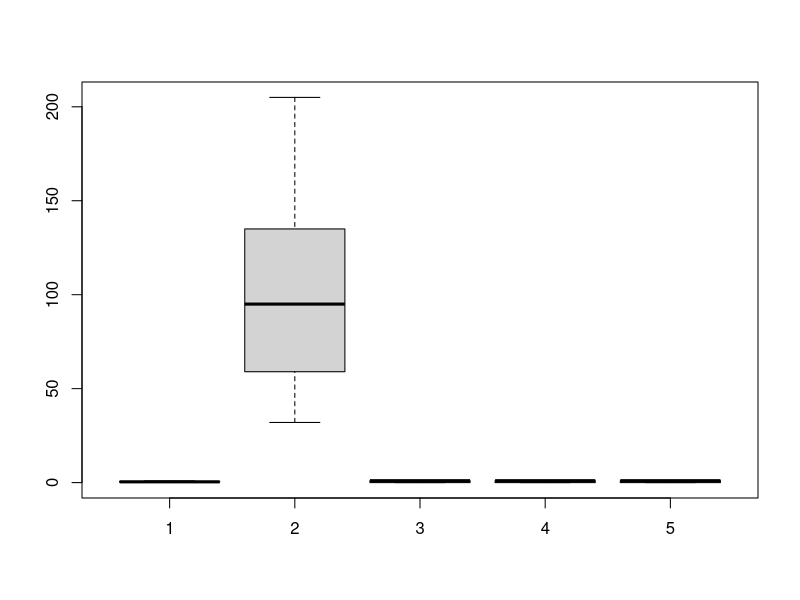
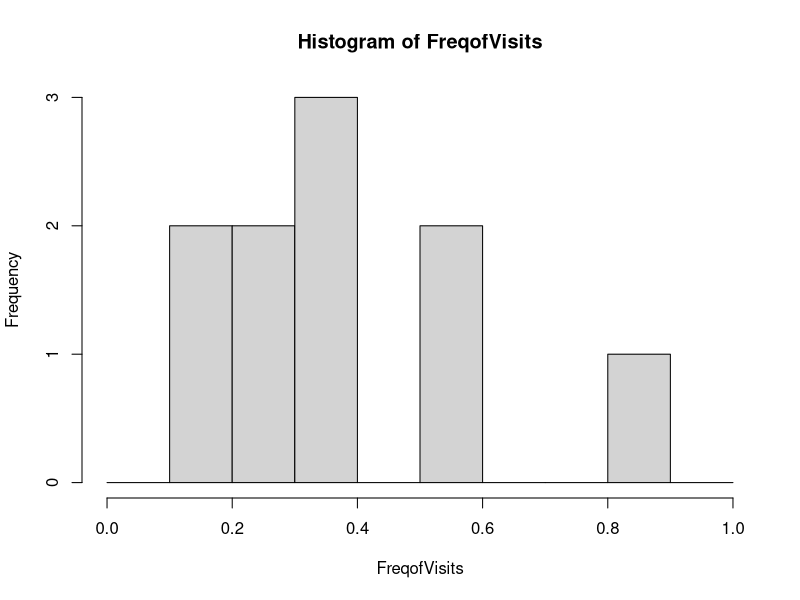
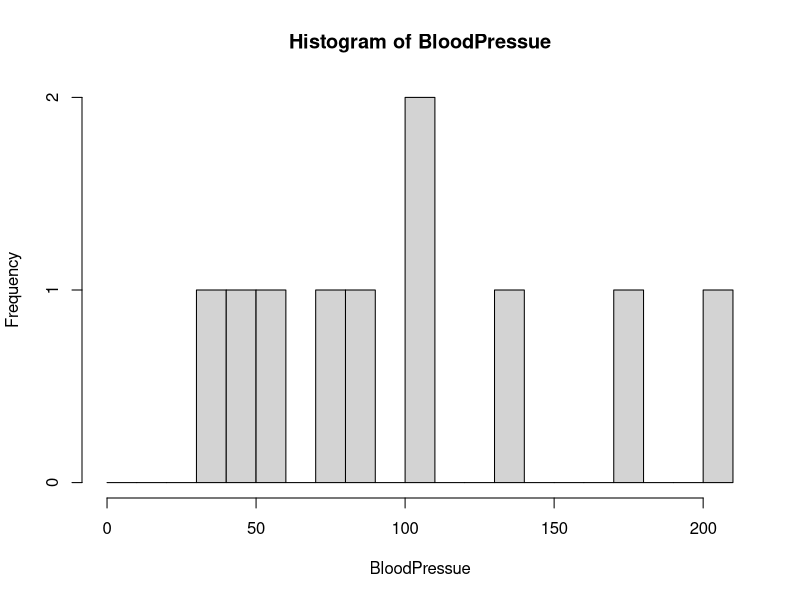
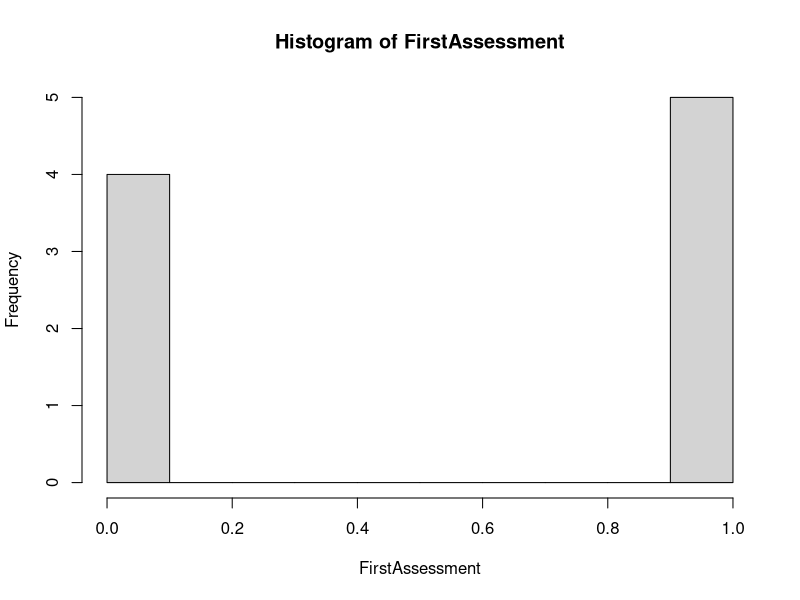
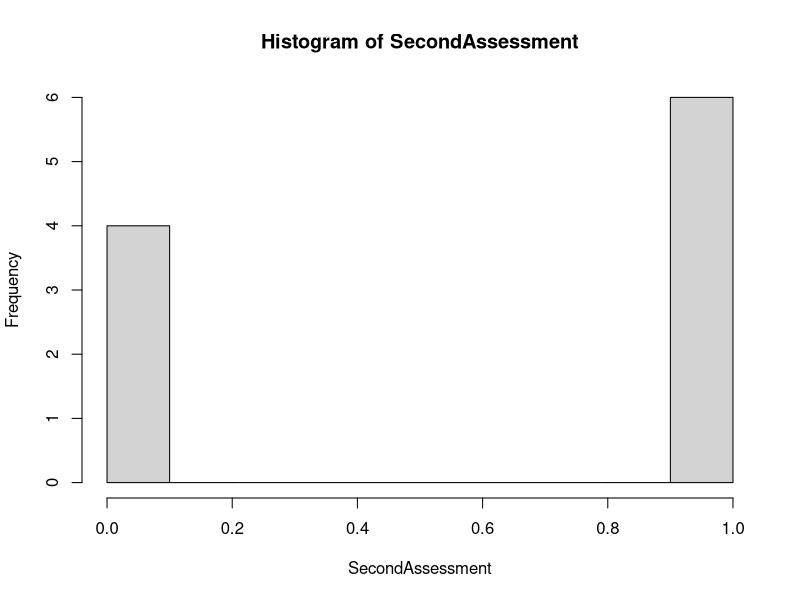
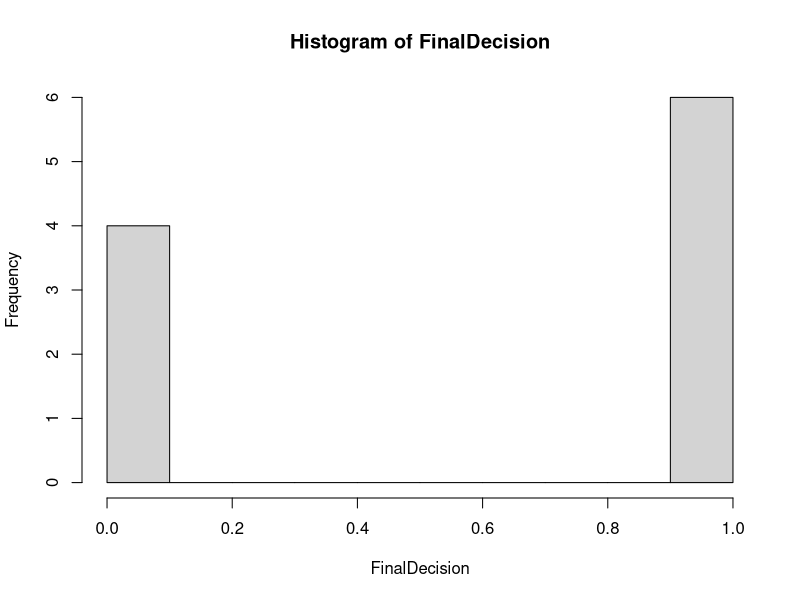

Recreate these plots in R, in order.
FreqofVisits <-c(0.6,0.3,0.4,0.4,0.2,0.6,0.3,0.4,0.9,0.2)
BloodPressue <-c(103,87,32,42,59,109,78,205,135,176)
FirstAssessment <-c(1,1,1,1,0,0,0,0,NA,1)
SecondAssessment <-c(0,0,1,1,0,0,1,1,1,1)
FinalDecision <-c(0,1,0,1,0,1,0,1,1,1)

boxplot (FreqofVisits,BloodPressue,FirstAssessment,SecondAssessment,FinalDecision)

hist(FreqofVisits, breaks=seq(0,1,0.1))
hist(BloodPressue, breaks=seq(0,210,10))
hist(FirstAssessment, breaks=seq(0,1,0.1))
hist(SecondAssessment, breaks=seq(0,1,0.1))
hist(FinalDecision, breaks=seq(0,1,0.1))